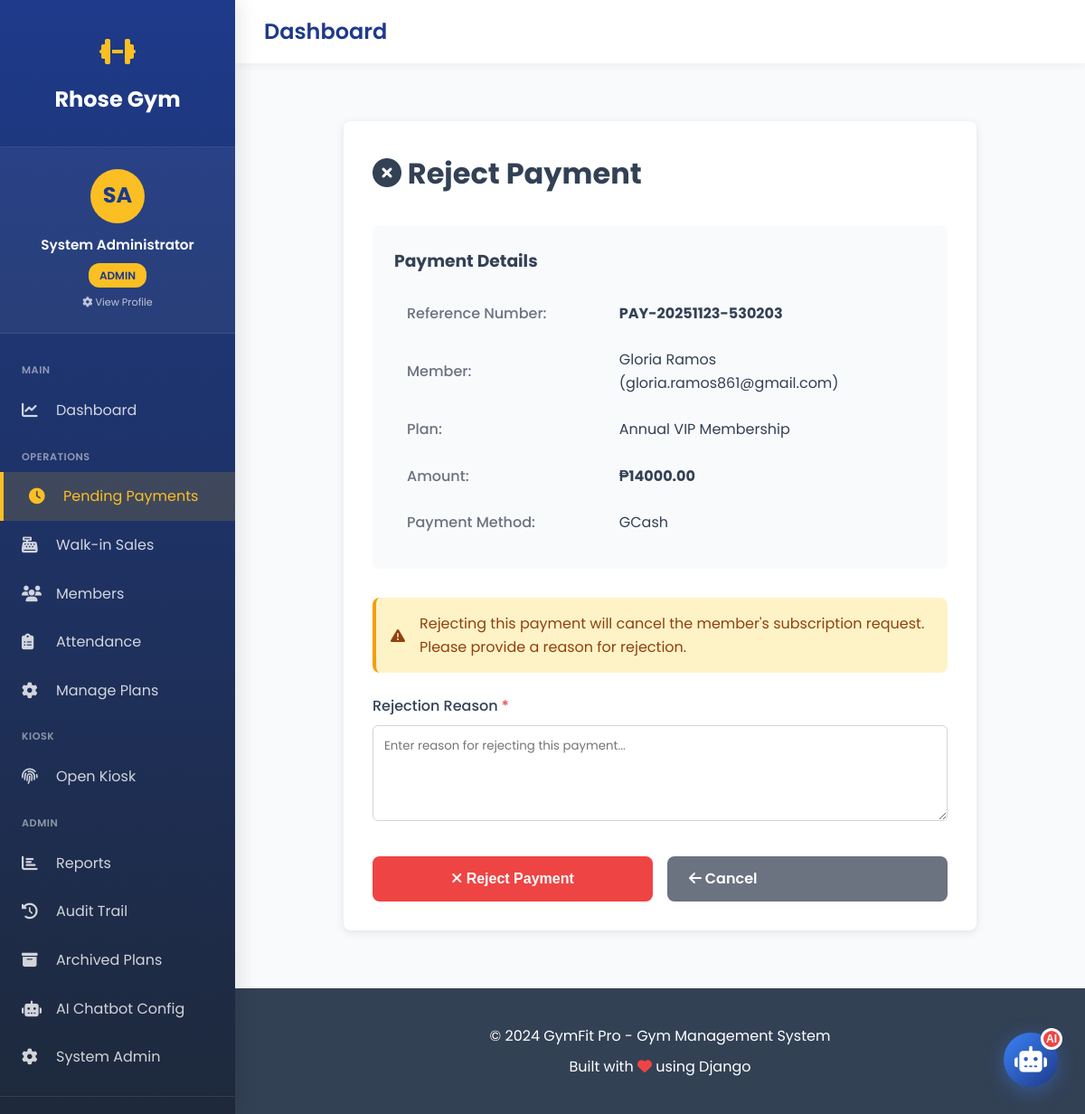
The page /pending-payments/reject/17/ (signed in) on the database its author committed.
### gym_app/models.py (models this page shows, shortened)
class User(AbstractUser):
    ROLE_CHOICES = [
        ('admin', 'Admin'),
        ('staff', 'Staff'),
        ('member', 'Member'),
    ]
    role = models.CharField(max_length=10, choices=ROLE_CHOICES, default='member')
    mobile_no = models.CharField(max_length=20, blank=True, null=True)
    address = models.TextField(blank=True, null=True)
    birthdate = models.DateField(blank=True, null=True)
    age = models.IntegerField(blank=True, null=True)
    profile_image = models.ImageField(
        upload_to='profile_images/',
        blank=True,
        null=True,
        help_text="Profile picture"
    )
    kiosk_pin = models.CharField(
        max_length=6,
        blank=True,
        null=True,
        unique=True,
        help_text="6-digit PIN for kiosk check-in/out",
        verbose_name="Kiosk PIN"
    )
    created_at = models.DateTimeField(auto_now_add=True)
    updated_at = models.DateTimeField(auto_now=True)
    class Meta:
        db_table = 'users'
        verbose_name = 'User'
        verbose_name_plural = 'Users'
    def is_admin(self):
        return self.role == 'admin' or self.is_superuser
    def is_staff_or_admin(self):
        return self.role in ['admin', 'staff'] or self.is_superuser or self.is_staff

class Payment(models.Model):
    PAYMENT_METHOD_CHOICES = [
        ('cash', 'Cash'),
        ('gcash', 'GCash'),
    ]
    PAYMENT_STATUS_CHOICES = [
        ('pending', 'Pending Confirmation'),
        ('confirmed', 'Confirmed'),
        ('rejected', 'Rejected'),
    ]
    user = models.ForeignKey(User, on_delete=models.CASCADE, related_name='payments')
    membership = models.ForeignKey(UserMembership, on_delete=models.CASCADE, related_name='payments')
    amount = models.DecimalField(max_digits=10, decimal_places=2)
    method = models.CharField(max_length=10, choices=PAYMENT_METHOD_CHOICES)
    payment_date = models.DateTimeField(default=timezone.now)
    reference_no = models.CharField(max_length=50, blank=True, null=True, unique=True, help_text="Auto-generated payment reference")
    notes = models.TextField(blank=True, null=True)
    status = models.CharField(max_length=20, choices=PAYMENT_STATUS_CHOICES, default='pending')
    approved_by = models.ForeignKey(
        User,
        on_delete=models.SET_NULL,
        null=True,
        blank=True,
        related_name='approved_payments'
    )
    approved_at = models.DateTimeField(null=True, blank=True)
    rejection_reason = models.TextField(blank=True, null=True)
    created_at = models.DateTimeField(auto_now_add=True)
    updated_at = models.DateTimeField(auto_now=True)
    class Meta:
        db_table = 'payments'
        verbose_name = 'Payment'
        verbose_name_plural = 'Payments'
        ordering = ['-payment_date']

class UserMembership(models.Model):
    STATUS_CHOICES = [
        ('pending', 'Pending Payment'),
        ('active', 'Active'),
        ('expired', 'Expired'),
        ('cancelled', 'Cancelled'),
    ]
    user = models.ForeignKey(User, on_delete=models.CASCADE, related_name='memberships')
    plan = models.ForeignKey(MembershipPlan, on_delete=models.PROTECT, related_name='subscriptions')
    start_date = models.DateField()
    end_date = models.DateField()
    status = models.CharField(max_length=20, choices=STATUS_CHOICES, default='pending')
    cancelled_at = models.DateTimeField(null=True, blank=True)
    cancelled_by = models.ForeignKey(
        User,
        on_delete=models.SET_NULL,
        null=True,
        blank=True,
        related_name='cancelled_memberships'
    )
    cancellation_reason = models.TextField(blank=True, null=True)
    created_at = models.DateTimeField(auto_now_add=True)
    updated_at = models.DateTimeField(auto_now=True)
    class Meta:
        db_table = 'user_memberships'
        verbose_name = 'User Membership'
        verbose_name_plural = 'User Memberships'
        ordering = ['-start_date']

class MembershipPlan(models.Model):
    name = models.CharField(max_length=100)
    duration_days = models.IntegerField(help_text="Duration in days")
    price = models.DecimalField(max_digits=10, decimal_places=2)
    description = models.TextField(blank=True, null=True)
    is_active = models.BooleanField(default=True)
    is_archived = models.BooleanField(default=False, help_text="Archived plans are hidden but preserved for records")
    archived_at = models.DateTimeField(null=True, blank=True)
    archived_by = models.ForeignKey(
        User,
        on_delete=models.SET_NULL,
        null=True,
        blank=True,
        related_name='archived_membership_plans'
    )
    created_at = models.DateTimeField(auto_now_add=True)
    updated_at = models.DateTimeField(auto_now=True)
    class Meta:
        db_table = 'membership_plans'
        verbose_name = 'Membership Plan'
        verbose_name_plural = 'Membership Plans'
        ordering = ['price']

### gym_app/views.py (the view, shortened to what this page needs)
# urls.py: path('pending-payments/reject/<int:payment_id>/', views.reject_payment, name='reject_payment'),
@login_required
def reject_payment(request, payment_id):
    if not request.user.is_staff_or_admin():
        messages.error(request, 'Access denied.')
        return redirect('dashboard')
    payment = get_object_or_404(Payment, id=payment_id, status='pending')
    context = {
        'payment': payment,
    }
    return render(request, 'gym_app/reject_payment.html', context)

### gym_app/templates/gym_app/reject_payment.html (shortened to what this page needs)
{% extends 'gym_app/base_sidebar.html' %}
{% load static %}
{% block extra_css %}
<link rel="stylesheet" href="{% static 'gym_app/css/pages/auth.css' %}">
{% endblock %}
{% block content %}
<div class="container">
    <div class="form-card">
        <h1><i class="fas fa-times-circle"></i> Reject Payment</h1>
        <div class="payment-details">
            <h3>Payment Details</h3>
            <table class="details-table">
                <tr>
                    <th>Reference Number:</th>
                    <td><strong>{{ payment.reference_no }}</strong></td>
                </tr>
                <tr>
                    <th>Member:</th>
                    <td>{{ payment.user.get_full_name }} ({{ payment.user.email }})</td>
                </tr>
                <tr>
                    <th>Plan:</th>
                    <td>{{ payment.membership.plan.name }}</td>
                </tr>
                <tr>
                    <th>Amount:</th>
                    <td><strong>₱{{ payment.amount }}</strong></td>
                </tr>
                <tr>
                    <th>Payment Method:</th>
                    <td>{{ payment.get_method_display }}</td>
                </tr>
            </table>
        </div>
        <div class="alert alert-warning">
            <i class="fas fa-exclamation-triangle"></i>
            Rejecting this payment will cancel the member's subscription request.
            Please provide a reason for rejection.
        </div>
        <form method="POST">
            <div class="form-group">
                <label for="reason">Rejection Reason <span class="required">*</span></label>
                <textarea
                    id="reason"
                    name="reason"
                    rows="4"
                    required
                    placeholder="Enter reason for rejecting this payment..."
                    class="form-control"
                ></textarea>
            </div>
            <div class="form-actions">
                <button type="submit" class="btn btn-danger">
                    <i class="fas fa-times"></i> Reject Payment
                </button>
                <a href="{% url 'pending_payments' %}" class="btn btn-secondary">
                    <i class="fas fa-arrow-left"></i> Cancel
                </a>
            </div>
        </form>
    </div>
</div>
{% endblock %}

### gym_app/templates/gym_app/base_sidebar.html (shortened to what this page needs)
<!DOCTYPE html>
<html lang="en">
<head>
    <link rel="stylesheet" href="https://cdnjs.cloudflare.com/ajax/libs/font-awesome/6.4.0/css/all.min.css">
    {% block extra_css %}{% endblock %}
</head>
<body class="has-sidebar">
    <aside class="sidebar" id="sidebar">
        <div class="sidebar-header">
            <div class="sidebar-logo">
                <i class="fas fa-dumbbell"></i>
            </div>
            <a href="{% url 'home' %}" class="sidebar-brand">Rhose Gym</a>
        </div>
        <a href="{% url 'profile_settings' %}" class="sidebar-user">
            <div class="sidebar-user-avatar">
                {% if user.profile_image %}
                    <img src="{{ user.profile_image.url }}" alt="{{ user.get_full_name }}" class="sidebar-user-avatar-img">
                {% else %}
                    {{ user.first_name|first|upper }}{{ user.last_name|first|upper }}
                {% endif %}
            </div>
            <div class="sidebar-user-name">{{ user.get_full_name|default:user.username }}</div>
            <div style="text-align: center; margin-top: 0.5rem;">
                <span class="sidebar-user-role">{{ user.role }}</span>
            </div>
            <div style="text-align: center; margin-top: 0.5rem; font-size: 0.7rem; opacity: 0.7;">
                <i class="fas fa-cog"></i> View Profile
            </div>
        </a>
            <nav class="sidebar-menu">
            <div class="sidebar-section">Main</div>
            <a href="{% url 'dashboard' %}" {% if request.path == '/dashboard/' %}class="active"{% endif %}>
                <i class="fas fa-chart-line"></i>
                <span>Dashboard</span>
            </a>
            <div class="sidebar-section">Operations</div>
            <a href="{% url 'pending_payments' %}" {% if 'pending-payments' in request.path %}class="active"{% endif %}>
                <i class="fas fa-clock"></i>
                <span>Pending Payments</span>
            </a>
            <a href="{% url 'walkin_purchase' %}" {% if 'walkin' in request.path %}class="active"{% endif %}>
                <i class="fas fa-cash-register"></i>
                <span>Walk-in Sales</span>
            </a>
            <a href="{% url 'members_list' %}" {% if 'members' in request.path %}class="active"{% endif %}>
                <i class="fas fa-users"></i>
                <span>Members</span>
            </a>
            <a href="{% url 'attendance_report' %}" {% if 'attendance' in request.path %}class="active"{% endif %}>
                <i class="fas fa-clipboard-list"></i>
                <span>Attendance</span>
            </a>
            <a href="{% url 'manage_plans' %}" {% if 'manage-plans' in request.path %}class="active"{% endif %}>
                <i class="fas fa-cog"></i>
                <span>Manage Plans</span>
            </a>
            <div class="sidebar-section">Kiosk</div>
            <a href="{% url 'kiosk_login' %}" target="_blank">
                <i class="fas fa-fingerprint"></i>
                <span>Open Kiosk</span>
            </a>
            {% if user.is_admin %}
            <div class="sidebar-section">Admin</div>
            <a href="{% url 'reports' %}" {% if 'reports' in request.path %}class="active"{% endif %}>
                <i class="fas fa-chart-bar"></i>
                <span>Reports</span>
            </a>
            <a href="{% url 'audit_trail' %}" {% if 'audit' in request.path %}class="active"{% endif %}>
                <i class="fas fa-history"></i>
                <span>Audit Trail</span>
            </a>
            <a href="{% url 'archived_plans' %}" {% if 'archived-plans' in request.path %}class="active"{% endif %}>
                <i class="fas fa-archive"></i>
                <span>Archived Plans</span>
            </a>
            <a href="{% url 'chatbot_config' %}" {% if 'chatbot-config' in request.path %}class="active"{% endif %}>
                <i class="fas fa-robot"></i>
                <span>AI Chatbot Config</span>
            </a>
            <a href="/admin/" target="_blank">
                <i class="fas fa-cog"></i>
                <span>System Admin</span>
            </a>
            {% endif %}
        </nav>
        <div class="sidebar-footer">
        </div>
    </aside>
    <div class="main-wrapper">
        <div class="top-navbar">
            <div class="top-navbar-left">
                <h1>{% block page_title %}Dashboard{% endblock %}</h1>
            </div>
        </div>
        <main class="main-content">
            {% block content %}{% endblock %}
        </main>
        <footer class="footer">
            <div class="container">
                <p>&copy; 2024 GymFit Pro - Gym Management System</p>
                <p>Built with <i class="fas fa-heart" style="color: var(--danger);"></i> using Django</p>
            </div>
        </footer>
    </div>
<button class="chat-widget-button" id="chatWidgetToggle" title="Chat with FitBot">
    <i class="fas fa-robot"></i>
    <span class="chat-widget-badge">AI</span>
</button>
</body>
</html>

### rows shown on the page
User: first_name|first "S", last_name|first "A", get_full_name "System Administrator", role "ADMIN"
Payment: reference_no "PAY-20251123-530203", user.get_full_name "Gloria Ramos", user.email "gloria.ramos861@gmail.com", membership.plan.name "Annual VIP Membership", amount "14000.00", method "GCash"
